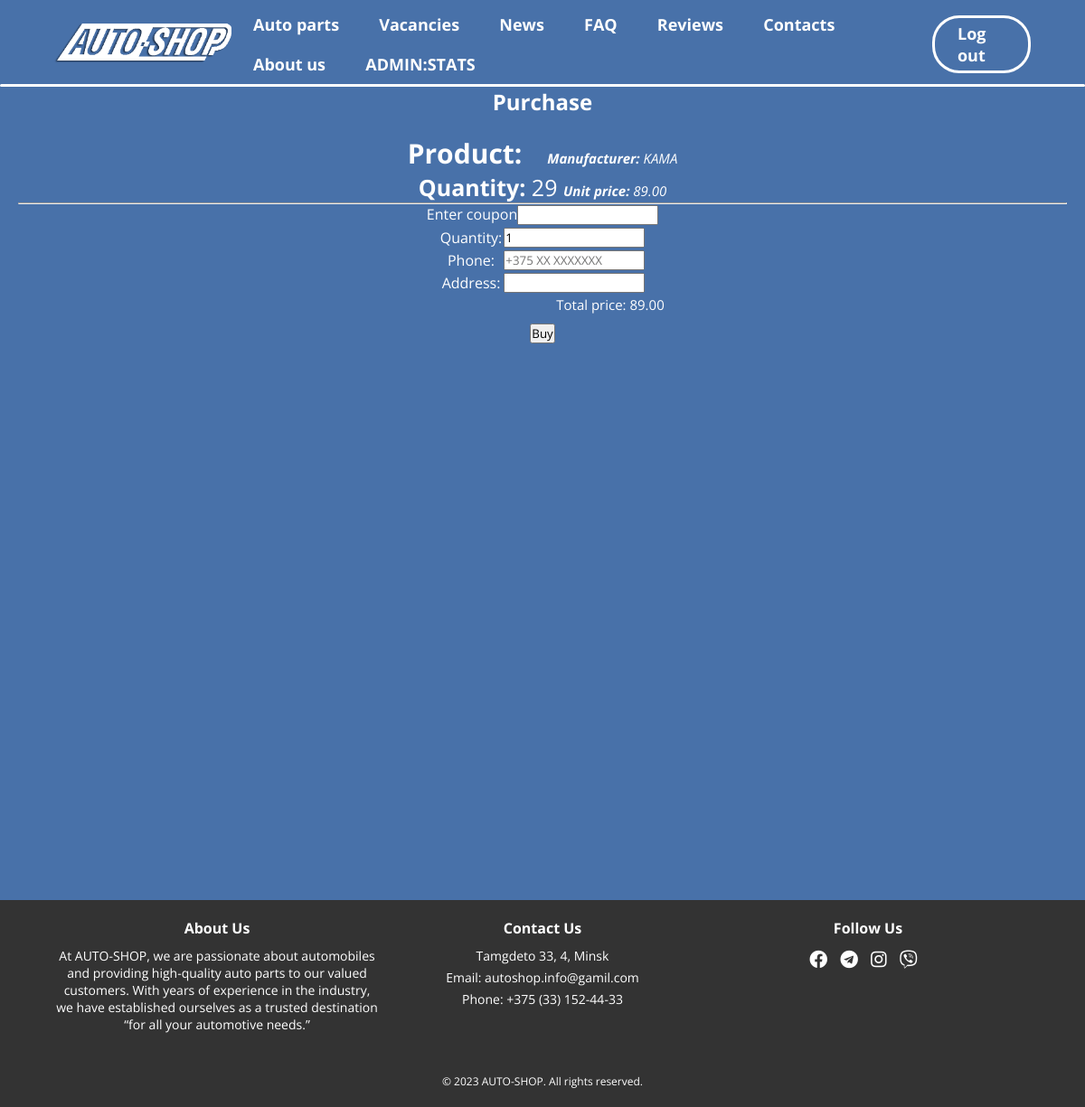
Screenshot of /purchase/PP2516316316/ (signed in) with the database file from the repository.
### autoparts/models.py (models this page shows, shortened)
class Product(models.Model):
    name = models.CharField(
        max_length=200,
        verbose_name="Product name",
    )
    vendor_code = models.CharField(
        max_length=10,
        unique=True,
        verbose_name="Vendor code",
    )
    product_type = models.ForeignKey(
        ProductType,
        related_name="products",
        on_delete=models.CASCADE,
        verbose_name="Product type",
    )
    manufacturer = models.ForeignKey(
        Manufacturer, related_name="products",
        on_delete=models.CASCADE,
        verbose_name='Manufacturer'
    )
    image = models.ImageField(
        upload_to="autoparts/images/",
        blank=True,
        null=True,
        default="autoparts/images/default_product.png",
        verbose_name='Image of product',
    )
    price = models.DecimalField(
        max_digits=10,
        decimal_places=2,
        validators=[MinValueValidator(0)],
        verbose_name='Price'
    )
    description = models.TextField(
        default=None,
        verbose_name='Description',
    )
    quantity = models.PositiveIntegerField(default=0,
                                           verbose_name='Quantity',
                                           )
    class Meta:
        verbose_name = 'Сar spare part'
        verbose_name_plural = 'Сar spare parts'
        ordering = ['price', 'quantity']

class Manufacturer(models.Model):
    name = models.CharField(max_length=100)
    description = models.TextField()
    class Meta:
        verbose_name = 'Manufacture'
        verbose_name_plural = 'Manufacturers'

### orders/views.py (the view)
# urls.py: path('purchase/', include('orders.urls')),
@login_required(login_url='signin')
def purchase(request, vendor_code):
    prod = Product.objects.get(vendor_code=vendor_code)
    if prod.quantity == 0:
        return redirect('/')
    if request.method == 'POST':
        form = PurchaseForm(request.POST)
        if form.is_valid():
            purchase_data = form.cleaned_data
            purchased = Purchase(buyer=request.user, quantity=purchase_data['quantity'],
                                product=prod, price=purchase_data['quantity'] * prod.price,
                                date_of_purchase=datetime.now())
            purchased.save()
            prod.quantity -= purchase_data['quantity']
            prod.save()
            return redirect('purchase_success')
    else:
        form = PurchaseForm()
    context = {'prod': prod, 'form': form}
    return render(request, 'orders/purchase.html', context)

### orders/forms.py
class PurchaseForm(forms.Form):
    class Meta:
        model = Purchase
        fields = ('quantity', 'phone', 'address')
    quantity = forms.IntegerField(min_value=1, initial=1, widget=forms.NumberInput(attrs={
    }))
    phone = forms.CharField(max_length=15, widget=forms.TextInput(attrs={
        'placeholder': '+375 XX XXXXXXX',
    }))
    address = forms.CharField(max_length=200, widget=forms.TextInput(attrs={}))

### orders/templates/orders/purchase.html (shortened to what this page needs)
{% extends "base.html" %}
{% load static%}
{% block content %}
<h1 style="text-align: center;">Purchase</h1>
<div style="margin-left: auto; margin-right: auto; padding: 20px; text-align: center;">
    <form method="post">
        <ul style="display: inline-block; text-align: left;">
            <a style="font-size: 30px;"><strong>Product: </strong> {{prod.product.name}} </a>
            <i style="font-size: 15px; margin-left: 20px;"><strong>Manufacturer: </strong>{{prod.manufacturer.name}}</i>
        </ul>
        <ul>
            <a style="font-size: 25px;"><strong>Quantity: </strong> {{ prod.quantity }} </a>
            <i style="font-size: 15px;"><strong>Unit price: </strong> {{ prod.price }}</i>
        </ul>
        <hr>
        <table style="margin-left: auto; margin-right: auto;">
            <tr>
                <td>{{ form.quantity.label_tag }}</td>
                <td>{{ form.quantity }}</td>
            </tr>
            <tr>
                <td>{{ form.phone.label_tag }}</td>
                <td>{{ form.phone }}</td>
            </tr>
            <tr>
                <td>{{ form.address.label_tag }}</td>
                <td>{{ form.address }}</td>
            </tr>
            <label for="coupon-input">Enter coupon</label>
            <input type="text" id="coupon-input">
        </table>
        <a style="font-size: 15px; margin-left: 150px">Total price: <span id="total-price"></span></a>
        <button class="btn btn-primary"
            style="display: block; margin-left: auto; margin-right: auto; margin-top: 10px;">Buy
        </button>
    </form>
</div>
{% endblock content %}

### static/css/base.css (style rules this page uses)
:root { --height-body: 900px; }
* { padding: 0; margin: 0; font-family: 'Open Sans', 'Calibri'; box-sizing: border-box; }
body { background-color: #4871A9; color:white; }

### rows the page displays
Product: manufacturer.name "KAMA", quantity "29", price "89.00"
